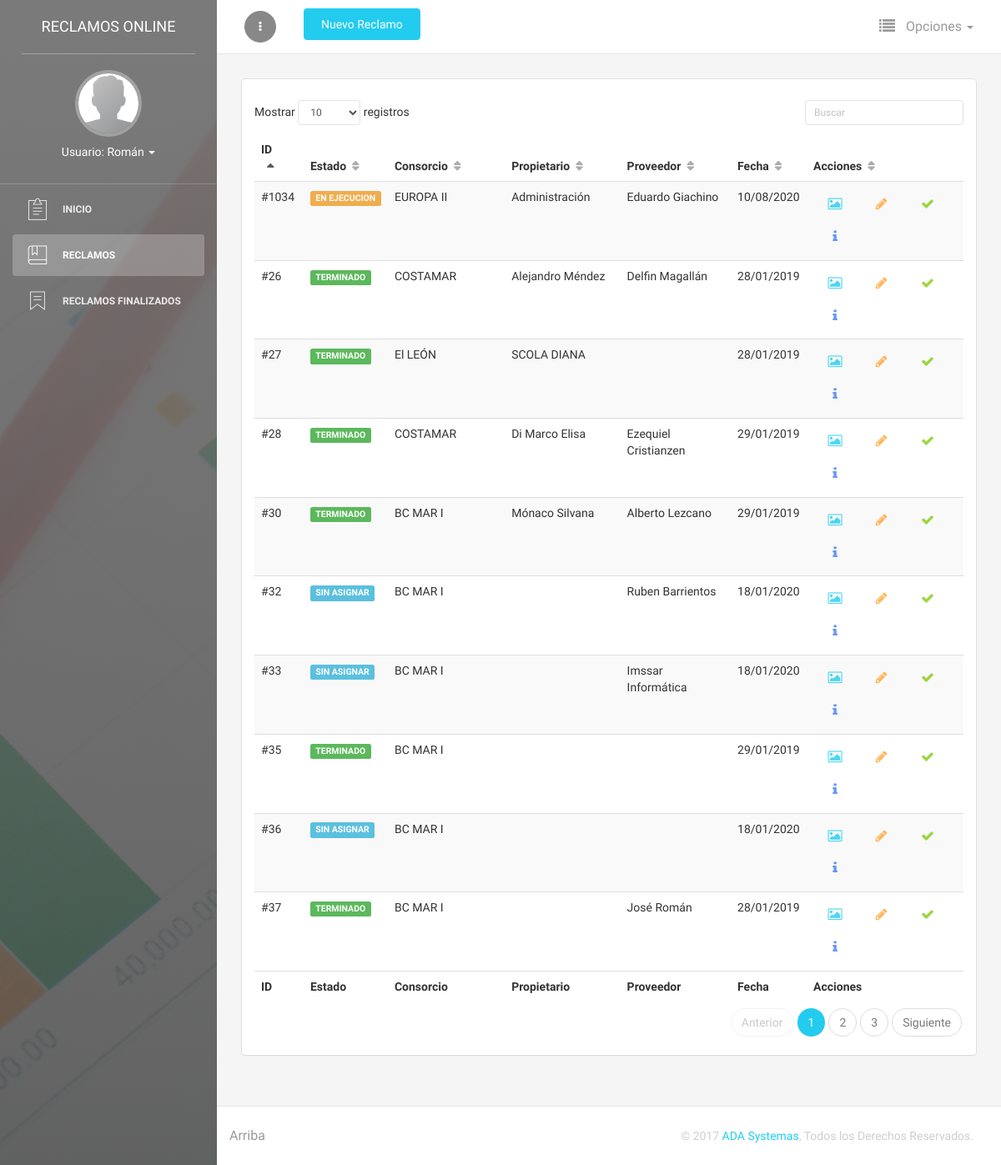
Page /tablas/reclamo.php (signed in) on the committed database.
### tables this page shows
CREATE TABLE `usuario` (
  `idusuario` int(11) NOT NULL,
  `uemail` varchar(45) DEFAULT NULL,
  `unombre` varchar(45) DEFAULT NULL,
  `uapellido` varchar(45) DEFAULT NULL,
  `upass` varchar(200) DEFAULT NULL,
  `utelefono` varchar(45) DEFAULT NULL,
  `udireccion` varchar(45) DEFAULT NULL,
  `ufecha` datetime DEFAULT NULL
);

CREATE TABLE `reclamo` (
  `idreclamo` int(11) NOT NULL,
  `rconsorcio` varchar(45) DEFAULT NULL,
  `ruf` varchar(45) DEFAULT NULL,
  `rpiso` varchar(45) DEFAULT NULL,
  `rdepto` varchar(45) DEFAULT NULL,
  `rtitular` varchar(45) DEFAULT NULL,
  `rtelefono` varchar(45) DEFAULT NULL,
  `remail` varchar(45) DEFAULT NULL,
  `rllave` varchar(45) DEFAULT NULL,
  `rreclamo` varchar(1000) DEFAULT NULL,
  `rfecha` date DEFAULT NULL,
  `rproveedor` varchar(145) DEFAULT NULL,
  `rfactura` varchar(145) DEFAULT NULL,
  `rfechapago` date DEFAULT NULL,
  `rcheque` varchar(145) DEFAULT NULL,
  `robservaciones` varchar(1000) DEFAULT NULL,
  `rreclamo_estado` int(11) DEFAULT NULL,
  `restado` int(11) DEFAULT NULL,
  `rfechaalta` datetime DEFAULT NULL,
  `rfechabaja` datetime DEFAULT NULL,
  `rfechamod` datetime DEFAULT NULL,
  `usuario_idusuario` int(11) NOT NULL
);

### tablas/reclamo.php (the view, shortened to what this page needs)
<?php
include('../parametros2/conexion.php');
if(isset($_SESSION['usuario_id']) == false){
  header('Location: ../index.php');
}else{
    $nombre = "SELECT unombre FROM usuario WHERE idusuario = '".$_SESSION['usuario_id']."'";
        if(!$result3 = $db->query($nombre)){  die('Ocurrió un error: [' . $db->error . ']'); }
    $nombre2 = $result3->fetch_array();
}
?>
<!doctype html>
<html lang="en">
<head>
    <link href="../parametros/assets/css/bootstrap.min.css" rel="stylesheet" />
    <link href="../parametros/assets/css/light-bootstrap-dashboard.css" rel="stylesheet"/>
    <link href="../parametros/assets/css/demo.css" rel="stylesheet" />
    <link href="../parametros/font-awesome-4.7.0/css/font-awesome.min.css" rel="stylesheet">
    <link href="../parametros/fontsgoogleapis.css" rel="stylesheet" type="text/css">
    <link href="../parametros/assets/css/pe-icon-7-stroke.css" rel="stylesheet" />
</head>
<body>
<div class="wrapper">
    <div class="sidebar" data-color="grey" data-image="../parametros/assets/img/full-screen-image-1.jpg">
        <div class="logo">
            <a href="../inicio.php" class="logo-text">
                Reclamos Online
            </a>
        </div>
    	<div class="sidebar-wrapper">
            <div class="user">
                <div class="photo">
                    <img src="../parametros/assets/img/default-avatar.jpg" />
                </div>
                <div class="info">
                    <a data-toggle="collapse" href="#collapseExample" class="collapsed">
                        Usuario: <?php echo $nombre2['unombre'];?>
                        <b class="caret"></b>
                    </a>
                </div>
            </div>
            <ul class="nav">
                <li>
                    <a href="../inicio.php">
                        <i class="pe-7s-note2"></i>
                        <p>Inicio</p>
                    </a>
                </li>
                <li class="active">
                    <a href="reclamo.php">
                        <i class="pe-7s-notebook"></i>
                        <p>Reclamos</p>
                    </a>
                </li>
                <li>
                    <a href="reclamo_final.php">
                        <i class="pe-7s-ribbon"></i>
                        <p>Reclamos Finalizados</p>
                    </a>
                </li>
            </ul>
    	</div>
    </div>
    <div class="main-panel">
        <nav class="navbar navbar-default">
            <div class="container-fluid">
				<div class="navbar-minimize">
					<button id="minimizeSidebar" class="btn btn-secondary btn-fill btn-round btn-icon">
						<i class="fa fa-ellipsis-v visible-on-sidebar-regular"></i>
					</button>
				</div>
                <div class="navbar-header">
                    &nbsp;&nbsp;&nbsp;<button type="button" class="btn btn-info btn-fill btn-wd" id="nuevo-producto" >Nuevo Reclamo</button>
                </div>
                <div class="collapse navbar-collapse">
                    <ul class="nav navbar-nav navbar-right">
                        <li class="dropdown dropdown-with-icons">
                            <a href="#" class="dropdown-toggle" data-toggle="dropdown">
                                <i class="fa fa-list"></i>
                                <p>Opciones
                                    <b class="caret"></b>
                                </p>
                            </a>
                        </li>
                    </ul>
                </div>
            </div>
        </nav>
        <div class="content">
            <div class="container-fluid">
                <div class="row">
                    <div class="col-md-12">
                        <div class="card">
                            <div class="content">
                                <div class="fresh-datatables">
                                <div class="registros" id="agrega-registros">
                                <table id="tabla1" class="table table-striped table-no-bordered table-hover" cellspacing="0" width="100%" style="width:100%">
                                    <thead>
                                        <tr>
                                            <th>ID</th>
                                            <th>Estado</th>
                                            <th>Consorcio</th>
                                            <th>Propietario</th>
                                            <th>Proveedor</th>
                                            <th>Fecha</th>
                                            <th>Acciones</th>
                                        </tr>
                                    </thead>
                                    <tfoot>
                                        <tr>
                                            <th>ID</th>
                                            <th>Estado</th>
                                            <th>Consorcio</th>
                                            <th>Propietario</th>
                                            <th>Proveedor</th>
                                            <th>Fecha</th>
                                            <th>Acciones</th>
                                        </tr>
                                    </tfoot>
                                     <tbody>
                                        <?php
                                            require('../parametros2/conexion.php');
                                            $usu = $_SESSION['usuario_id'];
                                            $consult="SELECT idreclamo, rconsorcio, rtitular, rproveedor, rfecha, rreclamo_estado
                                                      FROM reclamo
                                                      WHERE usuario_idusuario = '$usu' AND restado = '1'
                                                      ORDER BY idreclamo ASC ";
                                            if(!$result = $db->query($consult)){  die('Ocurrió un error: [' . $db->error . ']'); }
                                            while($fila=$result->fetch_assoc()){
                                                echo '<tr>
                                                        <td> #'.$fila['idreclamo'].'</td>';
                                            switch($fila['rreclamo_estado']){
                                                case '0':
                                                echo '<td><span class="label label-info">SIN ASIGNAR</span></td>';
                                                    break;
                                                case '2':
                                                echo '<td><span class="label label-warning">EN EJECUCION</span></td>' ;
                                                    break;
                                                case '3':
                                                echo '<td><span class="label label-success">TERMINADO</span></td>' ;
                                                    break;
                                                }
                                                 echo ' <td>'.$fila['rconsorcio'].'</td>
                                                        <td>'.$fila['rtitular'].'</td>
                                                        <td>'.$fila['rproveedor'].'</td>
                                                      <td>';
                                                $date = new DateTime($fila['rfecha']);
                                                echo $date->format('d/m/Y');
                                                echo '</td>
                                                        <td>
                                                        <a rel="tooltip" title="Imagenes" class="btn btn-info btn-simple btn" href="javascript:editarimg('.$fila['idreclamo'].');">
                                                            <i class="fa fa-picture-o"></i>
                                                        </a>
                                                        <a rel="tooltip" title="Editar" class="btn btn-warning btn-simple btn" href="javascript:editarProducto('.$fila['idreclamo'].');">
                                                            <i class="fa fa-pencil"></i>
                                                        </a>
                                                        <a rel="tooltip" title="Finalizar" class="btn btn-success btn-simple btn" href="javascript:finalizarProducto('.$fila['idreclamo'].');">
                                                            <i class="fa fa-check"></i>
                                                        </a>
                                                        <a rel="tooltip" title="Info" class="btn btn-primary btn-simple btn" href="javascript:infoProducto('.$fila['idreclamo'].');">
                                                            <i class="fa fa-info"></i>
                                                        </a>
                                                        </td>
                                                    </tr>';
                                            }
                                        ?>
                                    </tbody>
                                </table>
                        </div>
                    </div>
                </div>
            </div>
        </div>
    </div>
            </div>
        </div>
        <footer class="footer">
            <div class="container-fluid">
                <nav class="pull-left">
                    <ul>
                        <li>
                            <a href="#">
                                Arriba
                            </a>
                        </li>
                    </ul>
                </nav>
                <p class="copyright pull-right">
                    &copy; 2017 <a href="#">ADA Systemas</a>, Todos los Derechos Reservados.
                </p>
            </div>
        </footer>
    </div>
</div>
</body>
</html>

### rows in the picture
usuario: unombre "Román"
reclamo: idreclamo "26", rreclamo_estado "TERMINADO", rconsorcio "COSTAMAR", rtitular "Alejandro Méndez", rproveedor "Delfin Magallán", rfecha "28/01/2019"
reclamo: idreclamo "27", rreclamo_estado "TERMINADO", rconsorcio "El LEÓN", rtitular "SCOLA DIANA", rfecha "28/01/2019"
reclamo: idreclamo "28", rreclamo_estado "TERMINADO", rconsorcio "COSTAMAR", rtitular "Di Marco Elisa", rproveedor "Ezequiel Cristianzen", rfecha "29/01/2019"
reclamo: idreclamo "30", rreclamo_estado "TERMINADO", rconsorcio "BC MAR I", rtitular "Mónaco Silvana", rproveedor "Alberto Lezcano", rfecha "29/01/2019"
reclamo: idreclamo "32", rreclamo_estado "SIN ASIGNAR", rconsorcio "BC MAR I", rproveedor "Ruben Barrientos", rfecha "18/01/2020"
reclamo: idreclamo "33", rreclamo_estado "SIN ASIGNAR", rconsorcio "BC MAR I", rproveedor "Imssar Informática", rfecha "18/01/2020"
reclamo: idreclamo "35", rreclamo_estado "TERMINADO", rconsorcio "BC MAR I", rfecha "29/01/2019"
reclamo: idreclamo "36", rreclamo_estado "SIN ASIGNAR", rconsorcio "BC MAR I", rfecha "18/01/2020"
reclamo: idreclamo "37", rreclamo_estado "TERMINADO", rconsorcio "BC MAR I", rproveedor "José Román", rfecha "28/01/2019"
reclamo: idreclamo "1034", rreclamo_estado "EN EJECUCION", rconsorcio "EUROPA II", rtitular "Administración", rproveedor "Eduardo Giachino", rfecha "10/08/2020"
